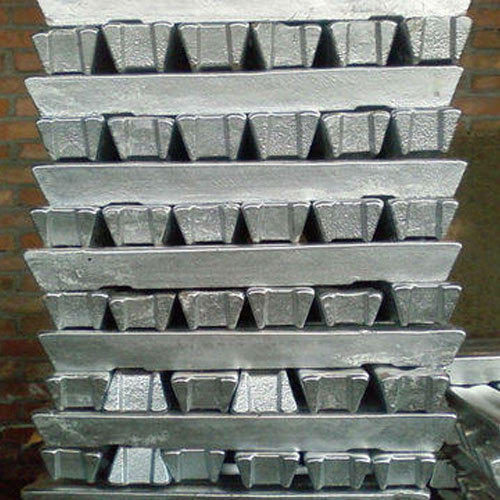
#> input picture aonimages/alingot.jpg, 500 x 500 px, found by its file name
$ python testing.py
#> lines starting #> are read from the running program, lines starting #| are printed output that depends on the picture; after the words box and inside, x2 and y2 are one past the last pixel; in counts of white or black regions, pixels touching at a corner belong together
import cv2
import numpy as np

# Step 1: Image Acquisition
image = cv2.imread(r"C:\Users\lenovo\Desktop\aon\aonimages\alingot.jpg")
#> image is the input picture: shape (500, 500, 3); mean B, G, R 120.6, 126.5, 122.7

# Step 2: Preprocessing
gray = cv2.cvtColor(image, cv2.COLOR_BGR2GRAY)
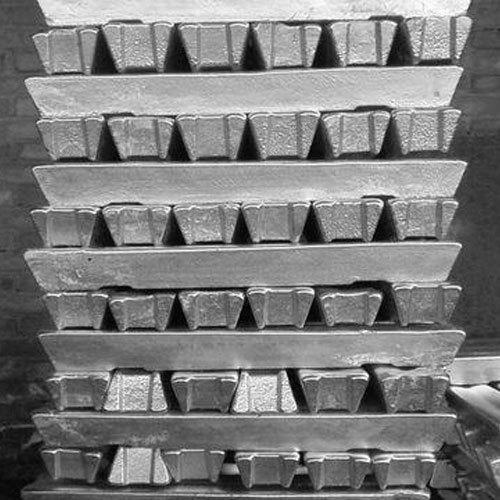
#> gray: shape (500, 500); min 0, max 255, mean 124.7
gray = cv2.GaussianBlur(gray, (5, 5), 0)
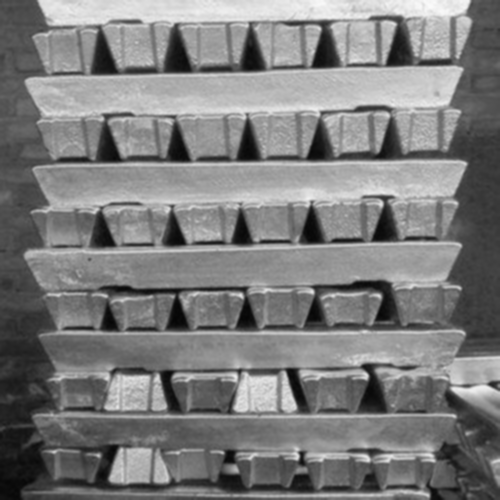
#> gray: shape (500, 500); min 5, max 250, mean 124.7

# Step 3: Thresholding and Segmentation
_, threshold = cv2.threshold(gray, 0, 255, cv2.THRESH_BINARY + cv2.THRESH_OTSU)
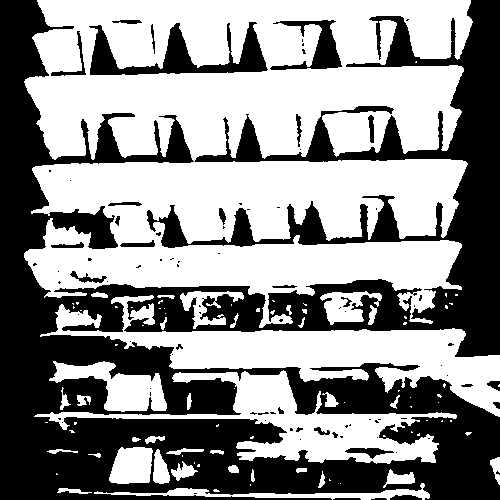
#> threshold: shape (500, 500); 55.6% white; 87 black regions (59 under 20 px), largest, box (x1, y1, x2, y2) and area: (0, 0, 500, 500) 103910, (89, 22, 268, 75) 3531, (270, 20, 342, 70) 1278
threshold = cv2.morphologyEx(threshold, cv2.MORPH_OPEN, (3, 3))
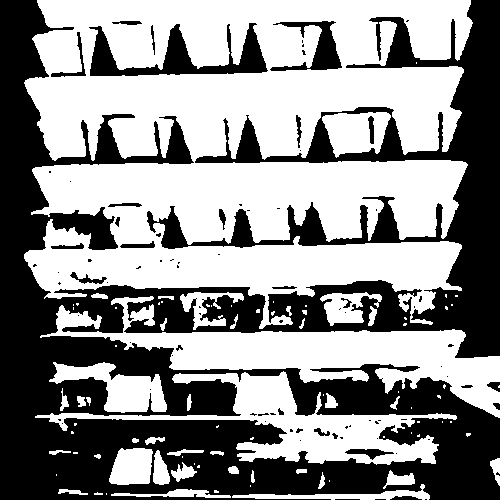
#> threshold: shape (500, 500); 55.7% white; 85 black regions (58 under 20 px), largest, box (x1, y1, x2, y2) and area: (0, 0, 500, 500) 103724, (89, 23, 268, 76) 3532, (270, 21, 342, 71) 1278

# Step 4: Connected Component Analysis
num_labels, labels, stats, centroids = cv2.connectedComponentsWithStats(threshold, connectivity=8)
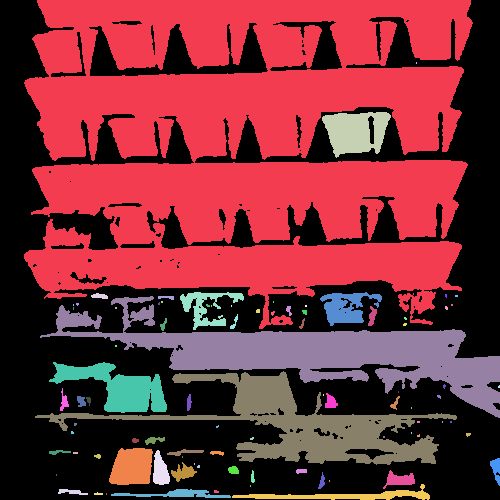
#> labels: shape (500, 500) int32; 88 distinct labels, from 0 to 87; one colour per label, 0 black
#> num_labels = 88; stats = 88 rows, first 6: [0, 0, 500, 500, 110771], [24, 0, 449, 329, 98988], [416, 62, 1, 2, 2], [322, 112, 69, 46, 2154], [91, 293, 17, 6, 70], [180, 292, 64, 38, 898]; centroids = 88 pairs, first value 56 to 498.6, second value 62.5 to 495.3

# Step 5: Filtering and Counting
min_ingot_area = 1000  # Minimum area to consider as an ingot
count = 0

for i in range(1, num_labels):
    if stats[i, cv2.CC_STAT_AREA] > min_ingot_area:
        count += 1
        x, y, w, h = stats[i, cv2.CC_STAT_LEFT], stats[i, cv2.CC_STAT_TOP], stats[i, cv2.CC_STAT_WIDTH], stats[i, cv2.CC_STAT_HEIGHT]
        cv2.rectangle(image, (x, y), (x + w, y + h), (0, 255, 0), 2)
#> this loop made 87 passes
#> (x, y, w, h) on passes 1, 3, 6, 9, 35, 36, 62, 82: (24, 0, 449, 329), (322, 112, 69, 46), (320, 292, 62, 34), (40, 296, 460, 122), (49, 362, 118, 51), (35, 371, 422, 94), (109, 448, 44, 37), (232, 484, 198, 16)
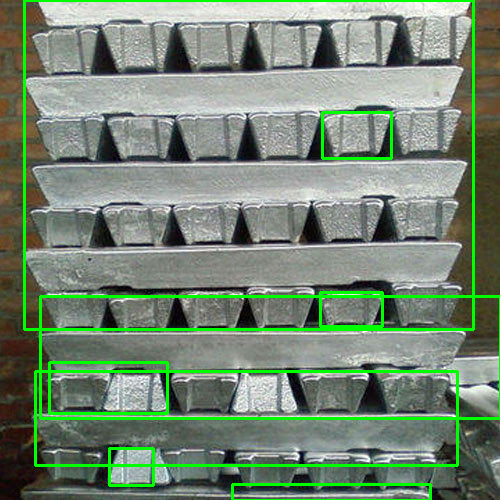
#> image: shape (500, 500, 3); 5.63% of pixels changed, all inside (x1, y1, x2, y2) = (23, 0, 500, 500)
#> after the loop, count = 8

# Step 6: Visualization or Output
cv2.putText(image, f"Count: {count}", (10, 30), cv2.FONT_HERSHEY_SIMPLEX, 0.8, (0, 0, 255), 2)
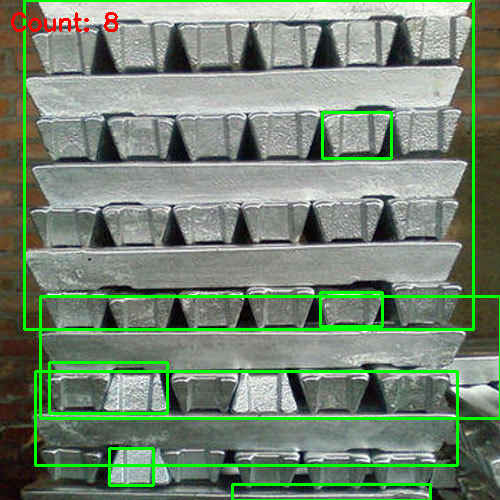
#> image: shape (500, 500, 3); 0.28% of pixels changed, all inside (x1, y1, x2, y2) = (11, 12, 118, 32)
cv2.imshow('Result', image)
cv2.waitKey(0)
cv2.destroyAllWindows()

$ run again, with aonimages/a11.jpg copied over aonimages/alingot.jpg
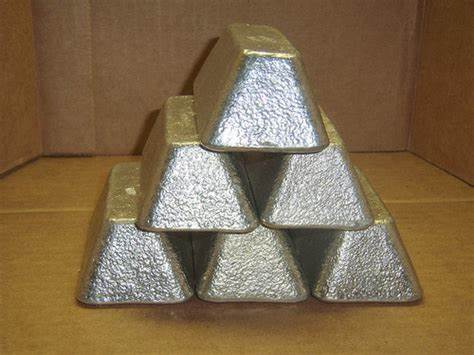
#> input picture aonimages/a11.jpg, 474 x 355 px, found by its file name
#> image is the input picture: shape (355, 474, 3); mean B, G, R 76.5, 106.1, 128.4
#> `num_labels, labels, stats, centroids = cv2.connectedComponentsWithStat..`:
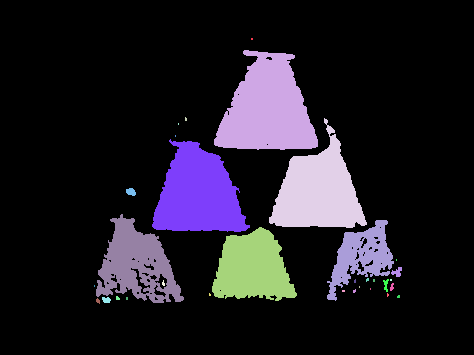
#> labels: shape (355, 474) int32; 33 distinct labels, from 0 to 32; one colour per label, 0 black
#> num_labels = 33; stats = 33 rows, first 6: [0, 0, 474, 355, 138538], [251, 38, 2, 2, 4], [214, 50, 104, 100, 6845], [185, 117, 2, 4, 7], [269, 118, 98, 110, 5683], [178, 123, 1, 2, 2]; centroids = 33 pairs, first value 94 to 398.1, second value 38.5 to 300.5
#> the loop `for i in range(1, num_labels):` made 32 passes
#> (x, y, w, h) on passes 2, 4, 7, 9, 10, 11: (214, 50, 104, 100), (269, 118, 98, 110), (152, 139, 98, 93), (96, 214, 88, 89), (327, 220, 67, 81), (212, 227, 85, 74)
#> after the loop `for i in range(1, num_labels):`: count = 6
#> `cv2.putText(image, f"Count: {count}", (10, 30), cv2.FONT_HERSHEY_SIMPL..`:
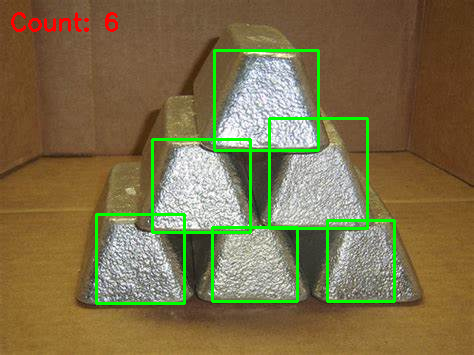
#> image: shape (355, 474, 3); mean B, G, R 72.9, 111.4, 124.6

$ run again, with aonimages/abc.jpg copied over aonimages/alingot.jpg
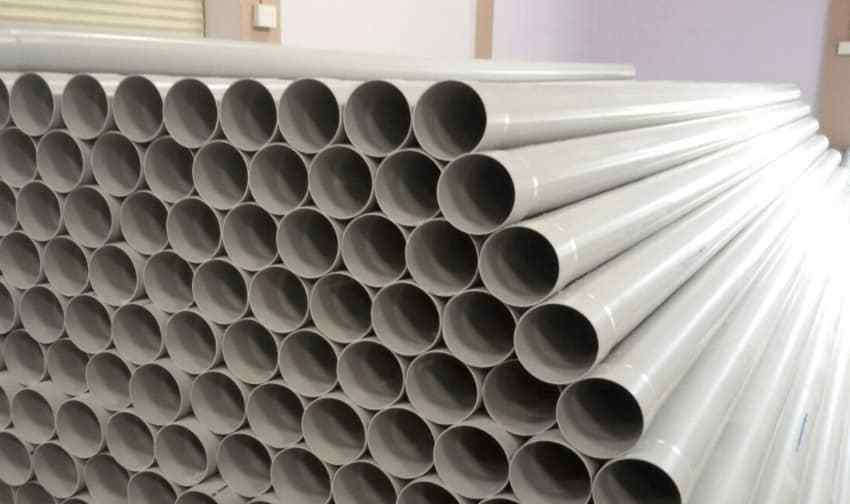
#> input picture aonimages/abc.jpg, 850 x 504 px, found by its file name
#> image is the input picture: shape (504, 850, 3); mean B, G, R 133.7, 140.2, 144
#> `num_labels, labels, stats, centroids = cv2.connectedComponentsWithStat..`:
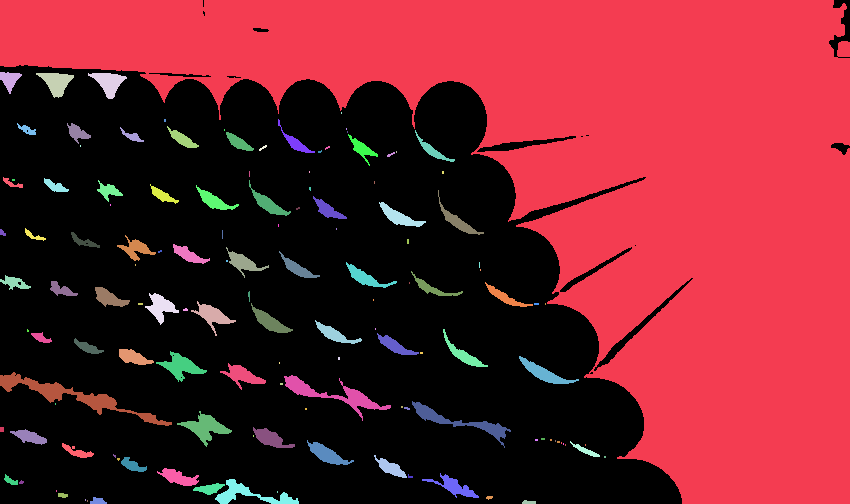
#> labels: shape (504, 850) int32; 132 distinct labels, from 0 to 131; one colour per label, 0 black
#> num_labels = 132; stats = 132 rows, first 6: [0, 0, 850, 504, 220364], [0, 0, 850, 504, 185914], [0, 72, 22, 22, 257], [36, 73, 38, 25, 507], [88, 73, 39, 26, 505], [341, 112, 1, 2, 2]; centroids = 132 pairs, first value 1.5 to 604.5, second value 79.33 to 501.9
#> the loop `for i in range(1, num_labels):` made 131 passes
#> (x, y, w, h) on passes 1, 87, 88: (0, 0, 850, 504), (0, 372, 172, 54), (284, 375, 107, 46)
#> after the loop `for i in range(1, num_labels):`: count = 3
#> `cv2.putText(image, f"Count: {count}", (10, 30), cv2.FONT_HERSHEY_SIMPL..`:
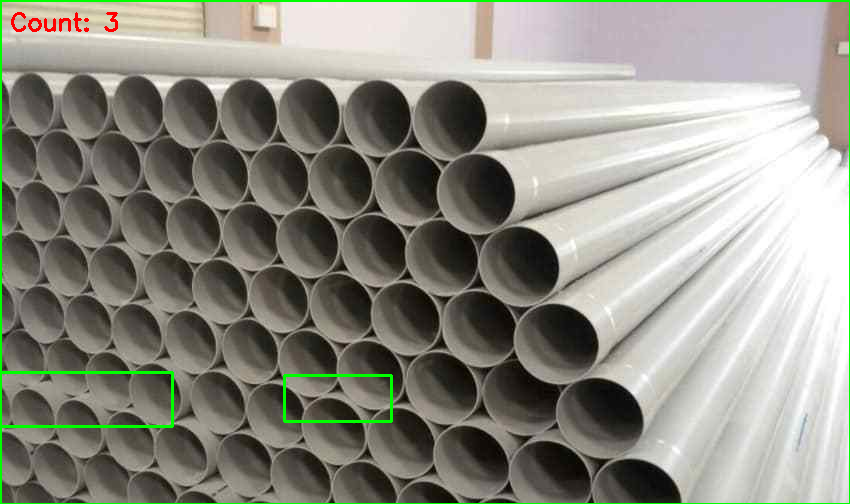
#> image: shape (504, 850, 3); mean B, G, R 131.6, 141.6, 142
